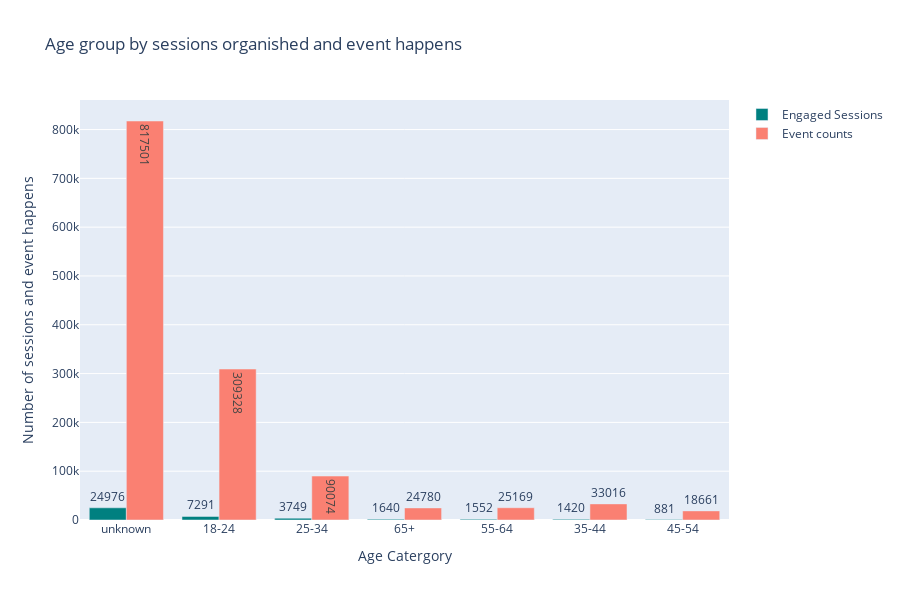

This figure's notebook cell:
### Markdown cell above
# Sessions engaged and events counts

### Code cell
engaged_sessions=go.Bar(x=user_by_age["Age"],
             y=user_by_age["Engaged sessions"],
              text=user_by_age["Engaged sessions"],
             textposition="auto",
             name="Engaged Sessions",
             marker=dict(color='teal'))

event_count=go.Bar(x=user_by_age["Age"],
             y=user_by_age["Event count"],
                   text=user_by_age["Event count"],
                   textposition="auto",
             name="Event counts",
             marker=dict(color='salmon'))


layout = go.Layout(title="Age group by sessions organished and event happens ", height=600,
                   xaxis=dict(title='Age Catergory'),
                   yaxis=dict(title='Number of sessions and event happens'))
fig=go.Figure(data=[engaged_sessions,event_count],layout=layout)

fig.show()

### Figure 1 — Plotly figure (JSON) as saved in the notebook; plotly's stock layout.template omitted (floating-point values rounded to 4 significant figures)
{"data": [{"marker": {"color": "teal"}, "name": "Engaged Sessions", "text": [24976, 7291, 3749, 1640, 1552, 1420, 881], "textposition": "auto", "type": "bar", "x": ["unknown", "18-24", "25-34", "65+", "55-64", "35-44", "45-54"], "y": [24976, 7291, 3749, 1640, 1552, 1420, 881]}, {"marker": {"color": "salmon"}, "name": "Event counts", "text": [817501, 309328, 90074, 24780, 25169, 33016, 18661], "textposition": "auto", "type": "bar", "x": ["unknown", "18-24", "25-34", "65+", "55-64", "35-44", "45-54"], "y": [817501, 309328, 90074, 24780, 25169, 33016, 18661]}], "layout": {"height": 600, "title": {"text": "Age group by sessions organished and event happens "}, "xaxis": {"title": {"text": "Age Catergory"}}, "yaxis": {"title": {"text": "Number of sessions and event happens"}}}}
